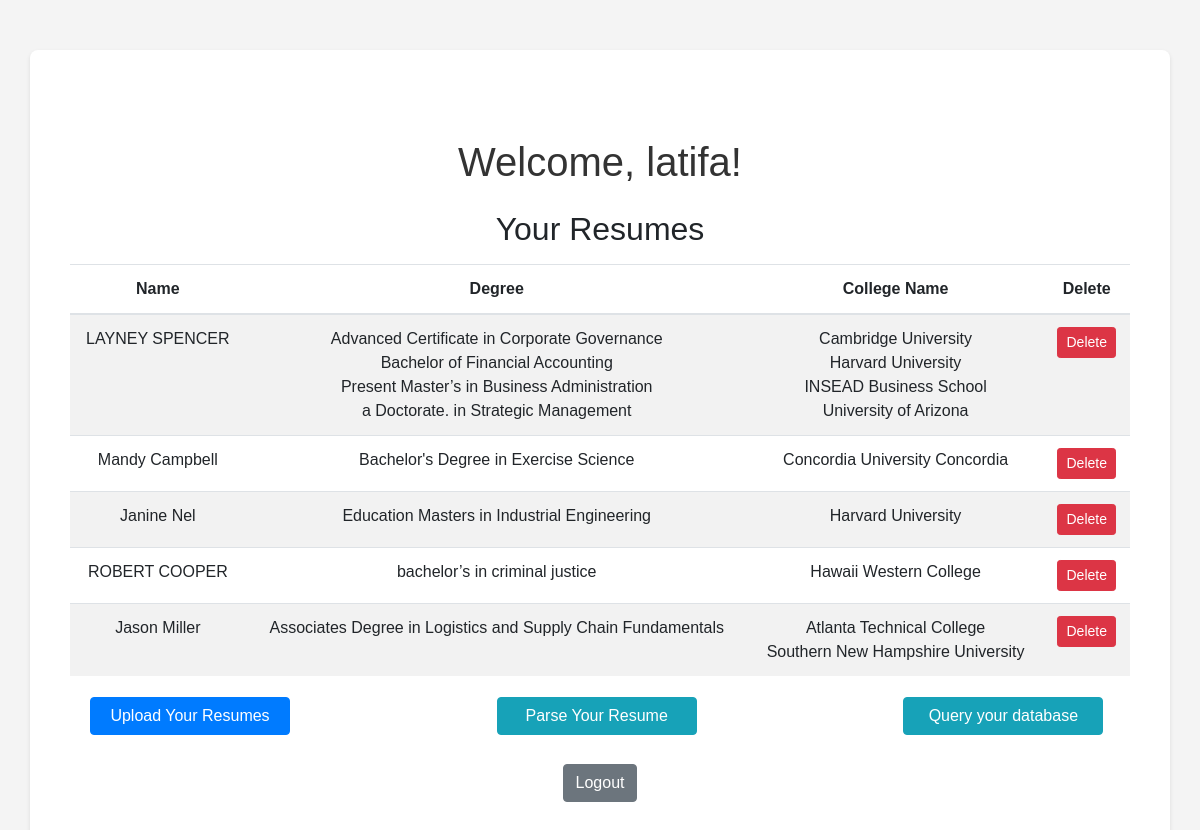
The page /dashboard (signed in) on the database its author committed.
### tables this page shows
CREATE TABLE Users (
    ID INTEGER PRIMARY KEY AUTOINCREMENT,
    Username TEXT UNIQUE,
    Password TEXT,
    IsAdmin INTEGER DEFAULT 0,
    CanUploadMultiple INTEGER DEFAULT 0
);

CREATE TABLE Resumes (
    ID INTEGER PRIMARY KEY AUTOINCREMENT,
    UserID INTEGER,
    Name TEXT,
    "Graduation Year" INTEGER,
    "Years of experience" INTEGER,
    Designation TEXT,
    Location TEXT,
    "Email Address" TEXT,
    "Resume PDF" TEXT,
    FOREIGN KEY (UserID) REFERENCES Users(ID)
);

### app.py (the view)
@app.route('/dashboard')
@login_required
def dashboard():
    if current_user.is_admin:
        return redirect(url_for('auth.admin'))
    user_id = current_user.id
    conn = get_db_connection()
    cursor = conn.cursor()
    query = '''
    SELECT Resumes.Name,
           GROUP_CONCAT(DISTINCT Degrees.Degree) as Degrees,
           GROUP_CONCAT(DISTINCT Colleges.CollegeName) as Colleges,
           Resumes.ID
    FROM Resumes
    LEFT JOIN Degrees ON Resumes.ID = Degrees.ResumeID
    LEFT JOIN Colleges ON Resumes.ID = Colleges.ResumeID
    WHERE Resumes.UserID = ?
    GROUP BY Resumes.ID
    '''
    cursor.execute(query, (user_id,))
    resumes = cursor.fetchall()
    conn.close()
    return render_template('dashboard.html', resumes=resumes)

### app.py (called while the page is built)
@login_manager.user_loader
def load_user(user_id):
    return get_user_by_id(user_id)

def get_db_connection():
    return sqlite3.connect(DATABASE, timeout=30)

### models.py (called while the page is built)
def get_db_connection():
    conn = sqlite3.connect(DATABASE)
    conn.row_factory = sqlite3.Row
    return conn

def get_user_by_id(user_id):
    conn = get_db_connection()
    user = conn.execute('SELECT * FROM Users WHERE ID = ?', (user_id,)).fetchone()
    conn.close()
    if user:
        return User(user['ID'], user['Username'], user['Password'], user['IsAdmin'], user['CanUploadMultiple'])
    return None

### templates/dashboard.html (shortened to what this page needs)
<!DOCTYPE html>
<html lang="en">
<head>
    <link rel="stylesheet" href="https://maxcdn.bootstrapcdn.com/bootstrap/4.5.2/css/bootstrap.min.css">
    <link rel="stylesheet" href="{{ url_for('static', filename='styles.css') }}">
</head>
<body>
    <div class="container">
        <h1  class="mt-5">Welcome, {{ current_user.username }}!</h1>
        <h2 class="mt-4">Your Resumes</h2>
        {% if resumes %}
        <table class="table table-striped mt-3">
            <thead>
                <tr>
                    <th>Name</th>
                    <th>Degree</th>
                    <th>College Name</th>
                    <th>Delete</th>
                </tr>
            </thead>
            <tbody>
                {% for resume in resumes %}
                <tr>
                    <td>{{ resume[0] }}</td>
                    <td>
                        {% if resume[1] %}
                            {% for degree in resume[1].split(',') %}
                                {{ degree }}<br>
                            {% endfor %}
                        {% endif %}
                    </td>
                    <td>
                        {% if resume[2] %}
                            {% for college in resume[2].split(',') %}
                                {{ college }}<br>
                            {% endfor %}
                        {% endif %}
                    </td>
                    <td>
                        <form action="{{ url_for('delete_resume', resume_id=resume[3]) }}" method="POST" style="display:inline;">
                            <button type="submit" class="btn btn-danger btn-sm">Delete</button>
                        </form>
                    </td>
                </tr>
                {% endfor %}
            </tbody>
        </table>
        {% else %}
            <p class="mt-3">You have not uploaded any resumes yet.</p>
        {% endif %}
        <div class="main-container">
            <div class="col-md-6">
                <a href="{{ url_for('upload_multiple_files') }}" id="btn1" class="btn btn-primary btn-block">Upload Your Resumes</a>
            </div>
            <div class="col-md-6">
                <a style="margin-left: 50px;" href="{{ url_for('singlepage') }}" id="btn1" class="btn btn-info btn-block">Parse Your Resume</a>
            </div>
            <div class="col-md-6">
                <a style="margin-left: 100px;" href="{{ url_for('dbsearch') }}" id="btn1" class="btn btn-info btn-block">Query your database</a>
            </div>
        </div>
        <a href="{{ url_for('auth.logout') }}" class="btn btn-secondary mt-4">Logout</a>
    </div>
</body>
</html>

### static/styles.css (style rules this page uses)
body { font-family: Arial, sans-serif; margin: 0; padding: 0; background-color: #f4f4f4; }
.container { text-align: center; background-color: #fff; padding: 40px; border-radius: 8px; box-shadow: 0 2px 4px rgba(0, 0, 0, 0.1); margin-top: 50px; }
h1 { color: #333; margin-bottom: 20px; }
.main-container { display: flex; flex-direction: row; justify-content: space-between; flex-wrap: wrap; gap: 10px; }
.col-md-6 { flex: 1; margin: 5px; }
.btn-block { width: 100%; }
#btn1 { width: 200px; }

### rows shown on the page
Users: username "latifa"
Resumes: Name "LAYNEY SPENCER", degree "Advanced Certificate in Corporate Governance" "Bachelor of Financial Accounting" "Present Master’s in Business Administration" "a Doctorate. in Strategic Management", college "Cambridge University" "Harvard University" "INSEAD Business School" "University of Arizona"
Resumes: Name "Mandy Campbell", degree "Bachelor's Degree in Exercise Science", college "Concordia University Concordia"
Resumes: Name "Janine Nel", degree "Education Masters in Industrial Engineering", college "Harvard University"
Resumes: Name "ROBERT COOPER", degree "bachelor’s in criminal justice", college "Hawaii Western College"
Resumes: Name "Jason Miller", degree "Associates Degree in Logistics and Supply Chain Fundamentals", college "Atlanta Technical College" "Southern New Hampshire University"
